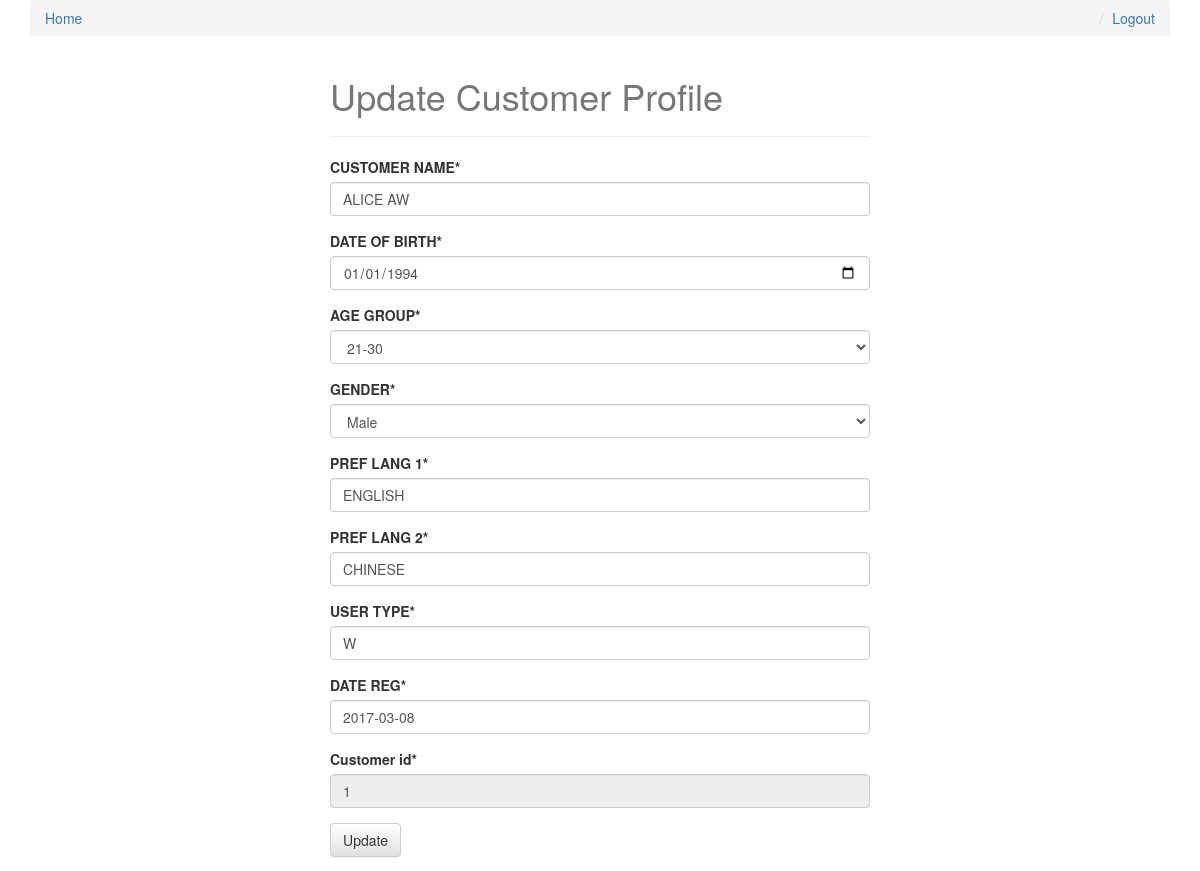
/db_access/form/customer/update/1 (signed in), run on an earlier commit of the app's database.
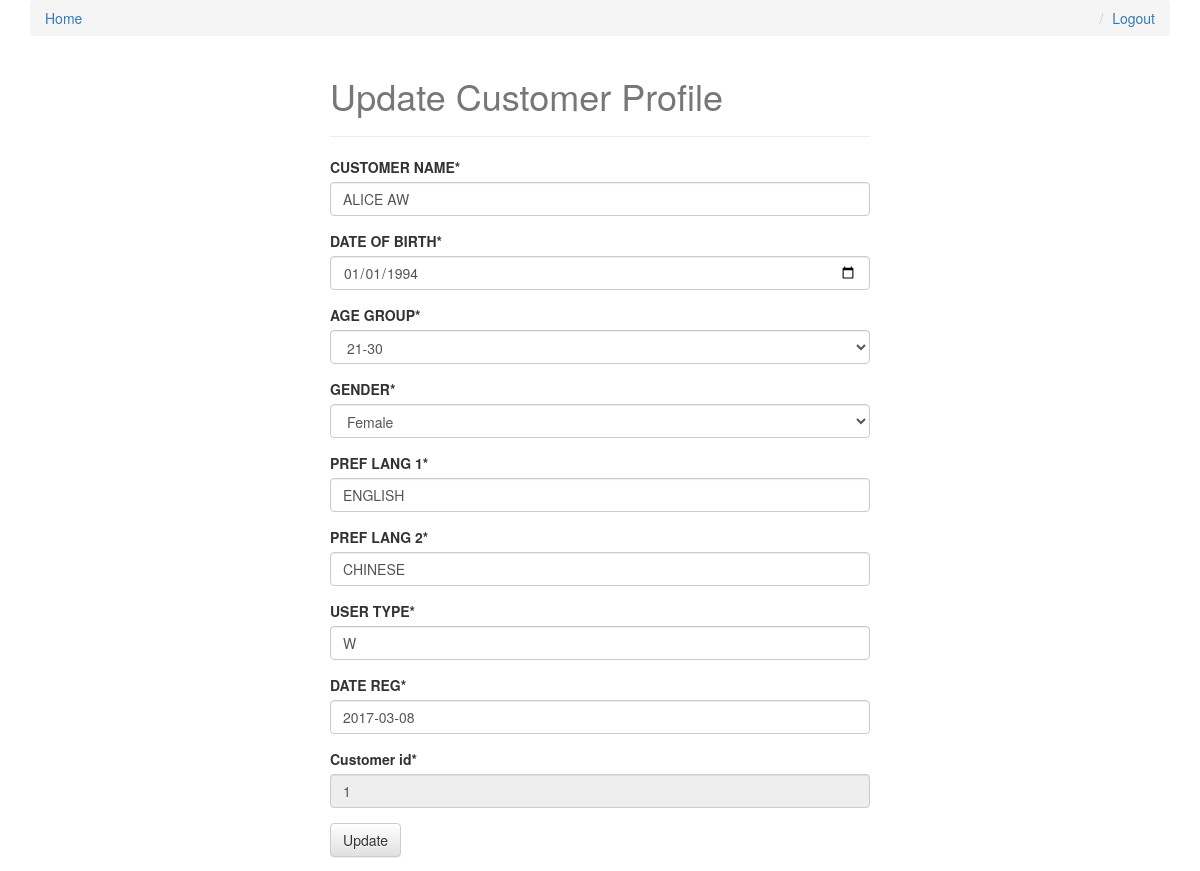
And on a later commit of the database.
### pingow_api/models.py (models this page shows, shortened)
class Customer(models.Model):
    CUSTOMER_ID= models.AutoField(primary_key=True)
    CUSTOMER_NAME = models.CharField(max_length = 250,null=True)
    DATE_OF_BIRTH = models.DateField(null=True)
    AGE_GROUP = models.IntegerField(choices = c.AGE_GROUP_CHOICES,null=True)
    GENDER = models.CharField(max_length = 10, choices = c.GENDER_CHOICES,null=True)
    PREF_LANG_1 = models.CharField(max_length = 25, null=True)
    PREF_LANG_2 = models.CharField(max_length = 25, null=True)
    USER_TYPE = models.CharField(max_length = 25, null=True)
    DATE_REG = models.DateField(null=True)
    class Meta:
        db_table = 'pg_customer'

### pingow_api/db_access/views.py (the view, shortened to what this page needs)
# urls.py: url(r'^db_access/form/customer/update/(?P<customer_id>[\w-]+)$', dbv.customer_update, name = 'customer_update'),
def customer_update(request, customer_id=None):
    if not request.user.is_staff or not request.user.is_superuser:
        raise PermissionDenied("Please login as Admin/Staff role to access this page.")
    instance = get_object_or_404(m.Customer, CUSTOMER_ID=customer_id)
    form = CustomerForm(request.POST or None, instance=instance)
    context = {
        "form": form,
        "title" : "Update Customer Profile"
    }
    return render(request, "form.html", context)

### pingow_api/forms.py
class CustomerForm(forms.ModelForm):
    CUSTOMER_ID = forms.IntegerField(disabled=True)
    class Meta:
        model = Customer
        fields = [
            "CUSTOMER_ID",
            "CUSTOMER_NAME",
            "DATE_OF_BIRTH",
            "AGE_GROUP",
            "GENDER",
            "PREF_LANG_1",
            "PREF_LANG_2",
            "USER_TYPE",
            "DATE_REG",
        ]
        widgets = {
            'DATE_OF_BIRTH': DateInput(),
        }

### templates/form.html
{% extends "base.html" %}
{% load crispy_forms_tags %}
{% block content %}
<div class='col-sm-6 col-sm-offset-3'>
<h1>{{ title }}</h1>
<hr/>
<form method='POST' action='' enctype='multipart/form-data'>{% csrf_token %}
{{ form|crispy }}
<input type='submit' class='btn btn-default' value= {{ title }} />
</form>
</div>
{% endblock content %}

What changed in the data, as far as the page shows it:
changed Customer "ALICE AW": GENDER "Male" → "Female"
